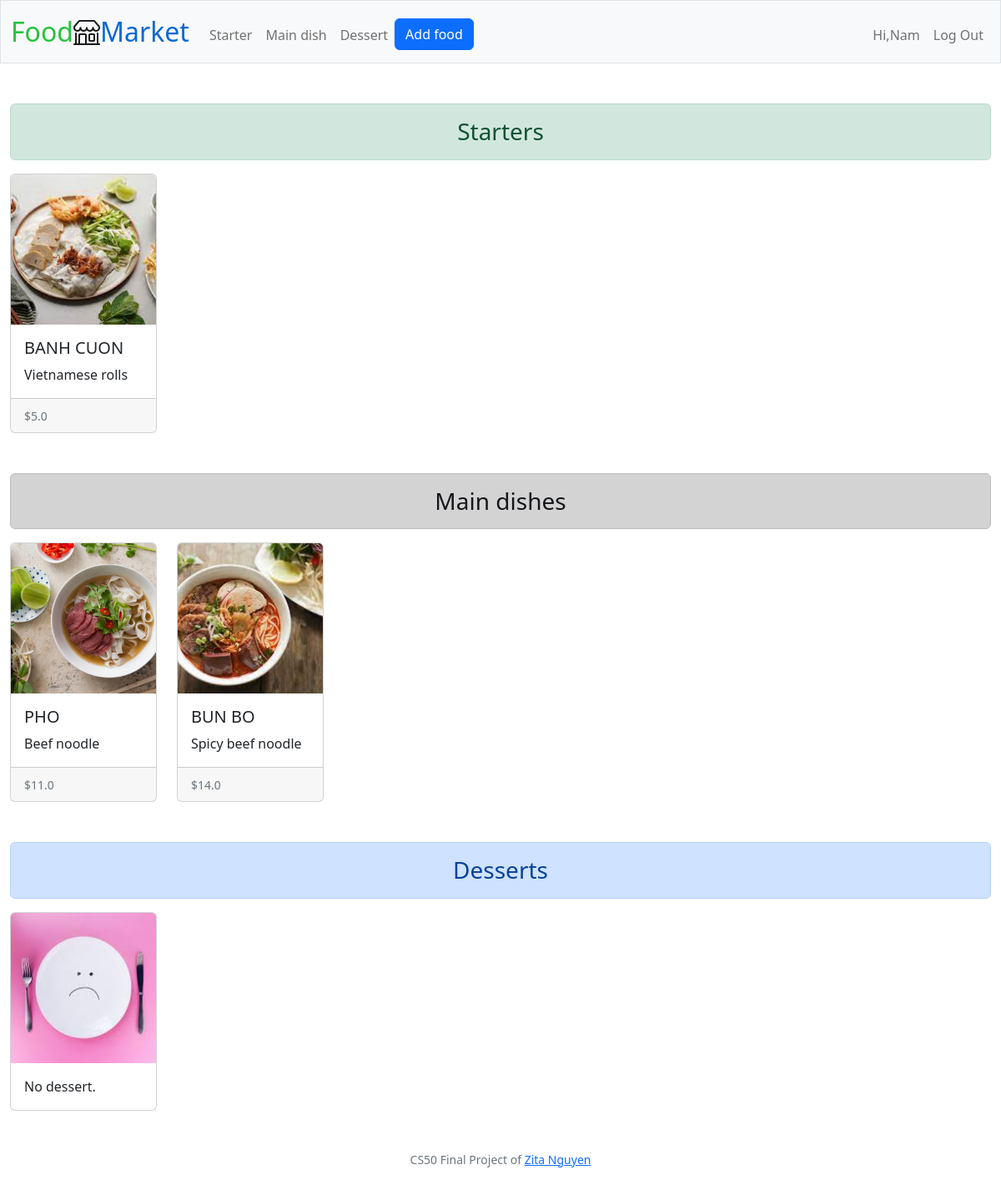
Screenshot of / (signed in) with the database file from the repository.
### tables this page shows
CREATE TABLE food (
id INTEGER PRIMARY KEY AUTOINCREMENT, 
category TEXT NOT NULL,
name TEXT NOT NULL,
photo BLOB NOT NULL,
description TEXT NOT NULL,
price REAL NOT NULL,
date DATETIME NOT NULL,
user_id INTEGER NOT NULL,
FOREIGN KEY (user_id) REFERENCES users (id)
);

### app.py (the view)
@app.route("/")
@login_required
def index():
    all_products = query_get_all_products()
    starters = list(filter(lambda product: product[1] == "Starter", all_products))
    main_dishes = list(filter(lambda product: product[1] == "Main dish", all_products))
    desserts = list(filter(lambda product: product[1] == "Dessert", all_products))
    return render_template("index.html", starters=starters, main_dishes=main_dishes, desserts=desserts)

### app.py (called while the page is built)
@app.after_request
def after_request(response):
    response.headers["Cache-Control"] = "no-cache, no-store, must-revalidate"
    response.headers["Expires"] = 0
    response.headers["Pragma"] = "no-cache"
    return response

### helpers.py (called while the page is built)
def login_required(f):
    @wraps(f)
    def decorated_function(*args, **kwargs):
        if session.get("user_id") is None:
            return redirect("/login")
        return f(*args, **kwargs)
    return decorated_function

### queries.py (called while the page is built)
def query_get_all_products():
    conn = sqlite3.connect("market.db")
    c = conn.cursor()
    c.execute ("SELECT * FROM food")
    all_products = c.fetchall()
    return all_products

### templates/index.html (shortened to what this page needs)
{% extends "layout.html" %}
{% block main %}
<div class="alert alert-success text-center h3" role="alert">
    Starters
</div>
<div class="row row-cols-1 row-cols-lg-6 row-cols-md-3 g-4">
  {% if not starters %}
    <div class="col">
      <div class="card h-100">
        <img class="card-img-top" src="{{url_for('static', filename='photos/no_food.jpeg')}}" alt="No product">
        <div class="card-body">
          <p class="card-text">No starter.</p>
        </div>
      </div>
    </div>
  {% else %}
    {% for starter in starters %}
      <div class="col">
        <div class="card h-100">
          <a href="/seller/{{ starter[7] }}">
            <img src="{{url_for('static', filename='photos/' + starter[3])}}" class="card-img-top" alt="{{ starter[2] }}">
          </a>
          <div class="card-body">
            <h5 class="card-title">{{ starter[2] }}</h5>
            <p class="card-text">{{ starter[4] }}</p>
          </div>
          <div class="card-footer">
            <small class="text-muted">${{ starter[5] }}</small>
          </div>
        </div>
      </div>
    {% endfor %}
  {% endif %}
</div>
<div class="alert alert-dark text-center h3 mt-5" role="alert">
    Main dishes
</div>
<div class="row row-cols-1 row-cols-lg-6 row-cols-md-3 g-4">
  {% if not main_dishes %}
    <div class="col">
      <div class="card h-100">
        <img class="card-img-top" src="{{url_for('static', filename='photos/no_food.jpeg')}}" alt="No product">
        <div class="card-body">
          <p class="card-text">No main dish.</p>
        </div>
      </div>
    </div>
  {% else %}
    {% for main_dish in main_dishes %}
      <div class="col">
        <div class="card h-100">
          <a href="/seller/{{ main_dish[7] }}">
            <img src="{{url_for('static', filename='photos/' + main_dish[3])}}" class="card-img-top" alt="{{ main_dish[2] }}">
          </a>
          <div class="card-body">
            <h5 class="card-title">{{ main_dish[2] }}</h5>
            <p class="card-text">{{ main_dish[4] }}</p>
          </div>
          <div class="card-footer">
            <small class="text-muted">${{ main_dish[5] }}</small>
          </div>
        </div>
      </div>
    {% endfor %}
  {% endif %}
</div>
<div class="alert alert-primary text-center h3 mt-5" role="alert">
    Desserts
</div>
<div class="row row-cols-1 row-cols-lg-6 row-cols-md-3 g-4">
  {% if not desserts %}
    <div class="col">
      <div class="card h-100">
        <img class="card-img-top" src="{{url_for('static', filename='photos/no_food.jpeg')}}" alt="No product">
        <div class="card-body">
          <p class="card-text">No dessert.</p>
        </div>
      </div>
    </div>
  {% endif %}
</div>
{% endblock %}

### static/styles.css (style rules this page uses)
.card-img-top { width: 100%; height: 15vw; object-fit: cover; }
.card-title { text-transform: uppercase; }

### rows the page displays
food: photo (picture), name "BANH CUON", description "Vietnamese rolls", price "5.0"
food: photo (picture), name "PHO", description "Beef noodle", price "11.0"
food: photo (picture), name "BUN BO", description "Spicy beef noodle", price "14.0"

### other values shown
{{ session["user_name"].capitalize() }} "Nam"
